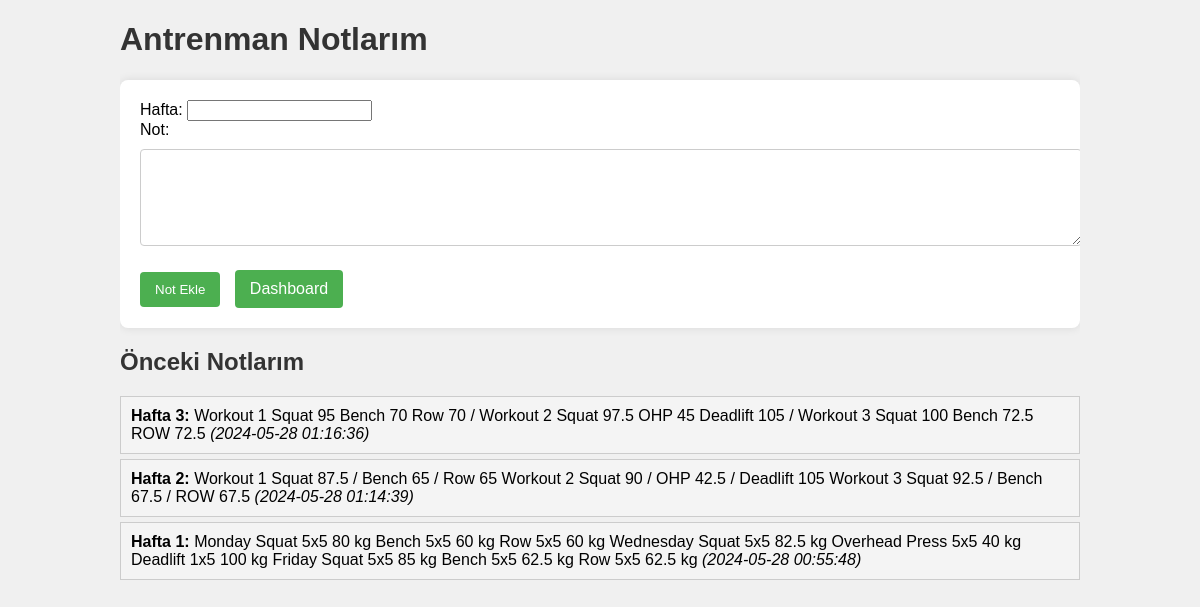
Screenshot of /workout_notes.php (signed in) with the database file from the repository.
### tables this page shows
CREATE TABLE `workout_notes` (
  `id` int(11) NOT NULL,
  `user_id` int(11) NOT NULL,
  `week` int(11) NOT NULL,
  `note` text NOT NULL,
  `created_at` timestamp NOT NULL DEFAULT current_timestamp()
);

### workout_notes.php (the view, shortened to what this page needs)
<?php
include('config.php');
$user_id = $_SESSION['user_id'];
?>
<!DOCTYPE html>
<html lang="en">
<head>
    <link rel="stylesheet" href="style.css">
</head>
<body>
    <div class="container">
        <h1>Antrenman Notlarım</h1>
        <form method="post" action="">
            Hafta: <input type="number" name="week" required><br>
            Not: <textarea name="note" rows="5" required></textarea><br>
            <input type="submit" value="Not Ekle">
            <a href="dashboard.php" class="button">Dashboard</a>
        </form>
        <h2>Önceki Notlarım</h2>
        <ul>
            <?php
            $sql = "SELECT week, note, created_at FROM workout_notes WHERE user_id = ? ORDER BY created_at DESC";
            $stmt = $conn->prepare($sql);
            $stmt->bind_param("i", $user_id);
            $stmt->execute();
            $result = $stmt->get_result();
            while ($row = $result->fetch_assoc()) {
                echo "<li><strong>Hafta " . htmlspecialchars($row['week']) . ":</strong> " . htmlspecialchars($row['note']) . " <em>(" . $row['created_at'] . ")</em></li>";
            }
            ?>
        </ul>
    </div>
</body>
</html>

### style.css (style rules this page uses)
body { font-family: Arial, sans-serif; background-color: #f0f0f0; margin: 0; padding: 0; }
.container { width: 80%; margin: auto; overflow: hidden; }
form { background: white; padding: 20px; border-radius: 8px; box-shadow: 0 0 10px rgba(0, 0, 0, 0.1); margin-top: 20px; }
input[type="text"], input[type="password"], textarea { width: 100%; padding: 10px; margin: 10px 0; border: 1px solid #ccc; border-radius: 4px; }
input[type="submit"], .button { background-color: #4CAF50; color: white; padding: 10px 15px; border: none; border-radius: 4px; cursor: pointer; margin-top: 10px; display: inline-block; text-align: center; text-decoration: none; margin-right: 10px; }
h1, h2 { color: #333; }
ul { list-style: none; padding: 0; }
ul li { background: #f4f4f4; margin: 5px 0; padding: 10px; border: #ccc 1px solid; }

### rows the page displays
workout_notes: week "3", note "Workout 1 Squat 95 Bench 70 Row 70 / Workout 2 Squat 97.5 OHP 45 Deadlift 105 / Workout 3 Squat 100 Bench 72.5 ROW 72.5", created_at "2024-05-28 01:16:36"
workout_notes: week "2", note "Workout 1 Squat 87.5 / Bench 65 / Row 65 Workout 2 Squat 90 / OHP 42.5 / Deadlift 105 Workout 3 Squat 92.5 / Bench 67.5 / ROW 67.5", created_at "2024-05-28 01:14:39"
workout_notes: week "1", note "Monday Squat 5x5 80 kg Bench 5x5 60 kg Row 5x5 60 kg Wednesday Squat 5x5 82.5 kg Overhead Press 5x5 40 kg Deadlift 1x5 100 kg Friday Squat 5x5 85 kg Bench 5x5 62.5 kg Row 5x5 62.5 kg", created_at "2024-05-28 00:55:48"
